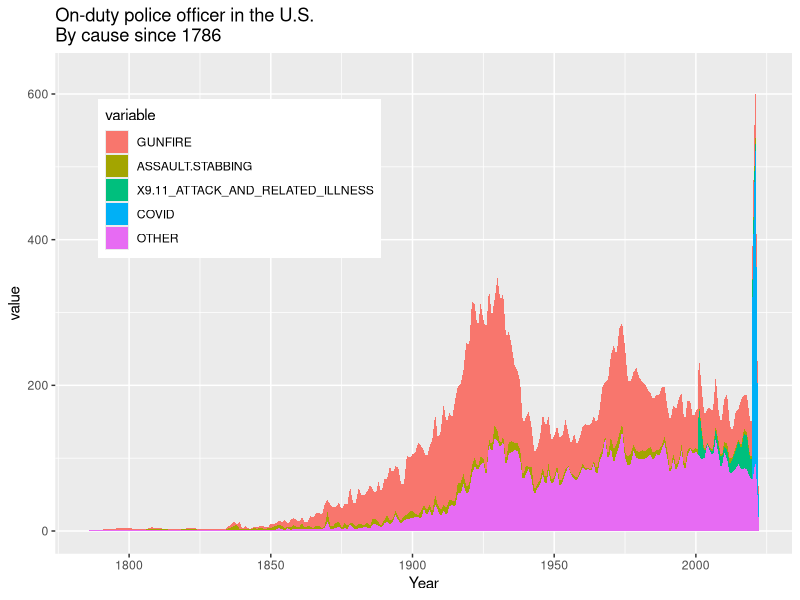

Write the R code that produced this figure.
## ---- chunk 1
# load a few R packages
library(here)
library(knitr)
library(dplyr)
library(tidyr)
library(skimr)
library(haven)
library(memisc)
library(ggplot2)
library(reshape)
library(ggthemes)
## ---- chunk 2
lawdata<-read.csv(here("data/lawenforcementdata.csv"))
## ---- chunk 3
message=FALSE
summary(lawdata)
## ---- chunk 4
data_long1<-melt(lawdata, id.vars=c("Year"))
## ---- chunk 5
data_long1
## ---- chunk 6
complete.cases(data_long1) 
## ---- chunk 7
ggplot(data_long1,aes(x=Year,y=value, fill=variable))+geom_area()+
ggtitle("On-duty police officer in the U.S. 
By cause since 1786") + theme(legend.position=c(.25,.75))
